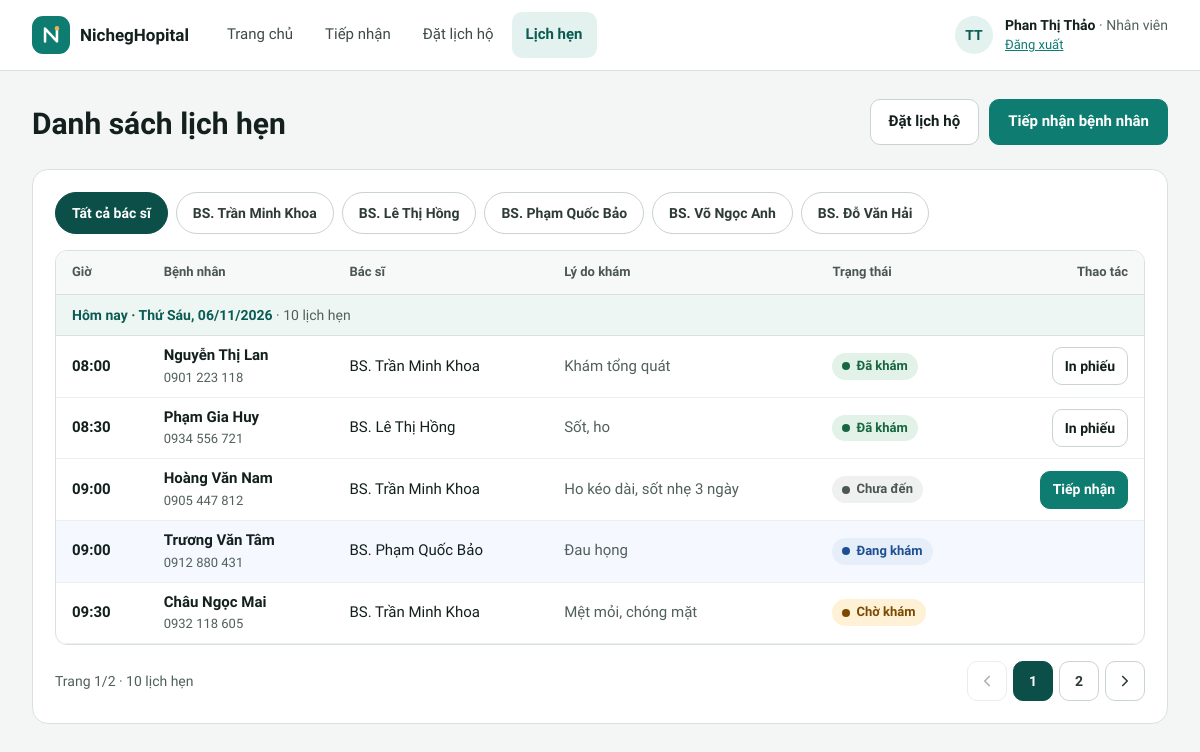
The app's page /nhan-vien/lich-hen.php (signed in) with its own data.
### tables this page shows
CREATE TABLE bac_si (
  id            INT UNSIGNED AUTO_INCREMENT PRIMARY KEY,
  ho_ten        VARCHAR(100) NOT NULL,
  chuyen_khoa   VARCHAR(50)  NOT NULL,
  phong         VARCHAR(20)  NOT NULL,
  so_dien_thoai CHAR(10)     NOT NULL,
  email         VARCHAR(100) NULL,
  trinh_do      VARCHAR(100) NULL
);

CREATE TABLE lich_hen (
  id           INT UNSIGNED AUTO_INCREMENT PRIMARY KEY,
  benh_nhan_id INT UNSIGNED NOT NULL,
  bac_si_id    INT UNSIGNED NOT NULL,
  ngay         DATE NOT NULL,
  gio          TIME NOT NULL,
  loai         ENUM('hen_truoc', 'vang_lai') NOT NULL DEFAULT 'hen_truoc' COMMENT 'vang_lai: đến khám không hẹn trước',
  ly_do        VARCHAR(255) NULL,
  trang_thai   ENUM('da_dat', 'cho_kham', 'dang_kham', 'da_kham', 'da_huy') NOT NULL DEFAULT 'da_dat',
  ly_do_huy    VARCHAR(100) NULL,
  dat_boi      ENUM('benh_nhan', 'nhan_vien') NOT NULL DEFAULT 'benh_nhan' COMMENT 'bệnh nhân tự đặt trên web hay nhân viên đặt hộ',
  tao_luc      DATETIME NOT NULL DEFAULT CURRENT_TIMESTAMP,
   
   
   
  giu_cho      TINYINT AS (IF(trang_thai = 'da_huy' OR loai = 'vang_lai', NULL, 1)) STORED,
  UNIQUE KEY uq_khung_gio (bac_si_id, ngay, gio, giu_cho),
  INDEX idx_lh_ngay (ngay, trang_thai),
  INDEX idx_lh_benh_nhan (benh_nhan_id),
  CONSTRAINT fk_lh_benh_nhan FOREIGN KEY (benh_nhan_id) REFERENCES benh_nhan (id),
  CONSTRAINT fk_lh_bac_si FOREIGN KEY (bac_si_id) REFERENCES bac_si (id)
);

CREATE TABLE benh_nhan (
  id            INT UNSIGNED AUTO_INCREMENT PRIMARY KEY,
  ma            VARCHAR(10)  NULL UNIQUE,
  ho_ten        VARCHAR(100) NOT NULL,
  so_dien_thoai CHAR(10)     NOT NULL UNIQUE,
  nam_sinh      SMALLINT UNSIGNED NULL,
  gioi_tinh     ENUM('Nam', 'Nữ') NULL,
  dia_chi       VARCHAR(255) NULL,
  tao_luc       DATETIME NOT NULL DEFAULT CURRENT_TIMESTAMP
);

### includes/tien-ich.php (called while the page is built, shortened)
<?php
function e(mixed $gia_tri): string
{
    return htmlspecialchars((string) ($gia_tri ?? ''), ENT_QUOTES, 'UTF-8');
}
function duong_dan_goc(): string
{
    static $goc = null;
    if ($goc === null) {
        $thu_muc_public = str_replace('\\', '/', (string) realpath(__DIR__ . '/../public'));
        $goc_web = rtrim(str_replace('\\', '/', (string) realpath($_SERVER['DOCUMENT_ROOT'] ?? '')), '/');
        $goc = '';
        if ($goc_web !== '' && str_starts_with($thu_muc_public . '/', $goc_web . '/')) {
            $phan = trim(substr($thu_muc_public, strlen($goc_web)), '/');
            $goc = $phan === '' ? '' : '/' . implode('/', array_map('rawurlencode', explode('/', $phan)));
        }
    }
    return $goc;
}
function url(string $trang, array $tham_so = []): string
{
    $tham_so = array_filter($tham_so, fn($v) => $v !== null && $v !== '');
    $chuoi = $tham_so ? '?' . http_build_query($tham_so, '', '&', PHP_QUERY_RFC3986) : '';
    return duong_dan_goc() . '/' . ltrim($trang, '/') . $chuoi;
}
function chi_so(string $chuoi): string
{
    return preg_replace('/\D+/', '', $chuoi);
}
function dinh_dang_sdt(?string $sdt): string
{
    $so = chi_so((string) $sdt);
    return strlen($so) === 10 ? substr($so, 0, 4) . ' ' . substr($so, 4, 3) . ' ' . substr($so, 7) : (string) $sdt;
}
function chu_cai_dau(string $ho_ten): string
{
    $tu = array_slice(preg_split('/\s+/u', trim($ho_ten)) ?: [], -2);
    return mb_strtoupper(implode('', array_map(fn($t) => mb_substr($t, 0, 1), $tu)));
}
function ten_bac_si(string $ho_ten): string
{
    return 'BS. ' . $ho_ten;
}
function hom_nay(): string
{
    return date('Y-m-d');
}
function ten_thu(string $ngay): string
{
    return THU_TRONG_TUAN[(int) date('N', strtotime($ngay))];
}
function ngay_vn(string $ngay): string
{
    return date('d/m/Y', strtotime($ngay));
}
function gio_ngan(string $gio): string
{
    return substr($gio, 0, 5);
}
function thu_ngay(string $ngay): string
{
    return ten_thu($ngay) . ', ' . ngay_vn($ngay);
}

### includes/xac-thuc.php (called while the page is built, shortened)
<?php
function nguoi_dung(): ?array
{
    return $_SESSION['nguoi_dung'] ?? null;
}

### includes/csdl.php (called while the page is built, shortened)
<?php
function csdl(): PDO
{
    static $pdo = null;
    if ($pdo === null) {
        $dsn = sprintf('mysql:host=%s;port=%d;dbname=%s;charset=utf8mb4', CSDL_MAY_CHU, CSDL_CONG, CSDL_TEN);
        try {
            $pdo = new PDO($dsn, CSDL_NGUOI_DUNG, CSDL_MAT_KHAU, [
                PDO::ATTR_ERRMODE => PDO::ERRMODE_EXCEPTION,
                PDO::ATTR_DEFAULT_FETCH_MODE => PDO::FETCH_ASSOC,
                PDO::ATTR_EMULATE_PREPARES => false,
            ]);
            $pdo->exec("SET time_zone = '+07:00'");
        } catch (PDOException $loi) {
            http_response_code(500);
            exit('Không kết nối được cơ sở dữ liệu. Hãy kiểm tra MySQL đã chạy và đã chạy lệnh "php database/cai-dat.php" (xem README.md). Chi tiết: '
                . htmlspecialchars($loi->getMessage()));
        }
    }
    return $pdo;
}
function truy_van(string $sql, array $tham_so = []): PDOStatement
{
    $lenh = csdl()->prepare($sql);
    $lenh->execute($tham_so);
    return $lenh;
}
function nhieu_dong(string $sql, array $tham_so = []): array
{
    return truy_van($sql, $tham_so)->fetchAll();
}

### public/nhan-vien/lich-hen.php (the view, shortened to what this page needs)
<?php
$loc = (int) ($_GET['bs'] ?? 0);
$hom_nay = hom_nay();
$ds_bac_si = nhieu_dong('SELECT id, ho_ten FROM bac_si ORDER BY id');
$ds = nhieu_dong(
    "SELECT lh.*, bn.ho_ten, bn.so_dien_thoai, bs.ho_ten AS bac_si,
            (SELECT ba.id FROM benh_an ba WHERE ba.lich_hen_id = lh.id) AS benh_an_id
     FROM lich_hen lh JOIN benh_nhan bn ON bn.id = lh.benh_nhan_id JOIN bac_si bs ON bs.id = lh.bac_si_id
     WHERE lh.ngay >= ? AND (? = 0 OR lh.bac_si_id = ?)
     ORDER BY lh.ngay, lh.gio, lh.id",
    [$hom_nay, $loc, $loc]
);
$so_lich_moi_ngay = array_count_values(array_column($ds, 'ngay'));
function nhan_ngay(string $ngay): string
{
    if ($ngay === hom_nay()) {
        return 'Hôm nay · ' . thu_ngay($ngay);
    }
    return thu_ngay($ngay);
}
mo_trang('Danh sách lịch hẹn', 'nv', 'today');
?>
<main class="pg">
  <div class="head-row">
    <div class="pg-head">
      <h1>Danh sách lịch hẹn</h1>
    </div>
    <div class="row" style="gap:10px">
      <a class="btn" href="<?= e(url('nhan-vien/dat-lich.php')) ?>">Đặt lịch hộ</a>
      <a class="btn pri" href="<?= e(url('nhan-vien/tiep-nhan.php')) ?>">Tiếp nhận bệnh nhân</a>
    </div>
  </div>
  <section class="card p22 stack g16">
    <div class="chips" role="group" aria-label="Lọc theo bác sĩ">
      <a class="chip<?= $loc === 0 ? ' on' : '' ?>" href="<?= e(url('nhan-vien/lich-hen.php')) ?>"<?= $loc === 0 ? ' aria-current="true"' : '' ?>>Tất cả bác sĩ</a>
      <?php foreach ($ds_bac_si as $bs): ?>
        <a class="chip<?= $loc === $bs['id'] ? ' on' : '' ?>" href="<?= e(url('nhan-vien/lich-hen.php', ['bs' => $bs['id']])) ?>"<?= $loc === $bs['id'] ? ' aria-current="true"' : '' ?>><?= e(ten_bac_si($bs['ho_ten'])) ?></a>
      <?php endforeach; ?>
    </div>
    <?php if ($ds): ?>
      <div class="tbl-box">
        <table class="bang-gon" style="min-width:900px">
          <thead><tr><th>Giờ</th><th>Bệnh nhân</th><th>Bác sĩ</th><th>Lý do khám</th><th>Trạng thái</th><th class="t-right">Thao tác</th></tr></thead>
          <tbody data-phan-trang="phan-trang">
            <?php $ngay_dang_in = null; foreach ($ds as $lh): $la_hom_nay = $lh['ngay'] === $hom_nay; ?>
              <?php if ($lh['ngay'] !== $ngay_dang_in): $ngay_dang_in = $lh['ngay']; ?>
                <tr class="nhom-ngay"><th colspan="6" scope="colgroup"><?= e(nhan_ngay($lh['ngay'])) ?> <span>· <?= $so_lich_moi_ngay[$lh['ngay']] ?> lịch hẹn</span></th></tr>
              <?php endif; ?>
              <tr<?= $lh['trang_thai'] === 'dang_kham' ? ' class="row-now"' : '' ?>>
                <td class="num">
                  <div class="stack" style="gap:2px"><span class="strong"><?= e(gio_ngan($lh['gio'])) ?></span>
                    <?php if ($lh['loai'] === 'vang_lai'): ?><span class="muted" style="font-size:12px">Không hẹn trước</span>
                    <?php elseif ($lh['dat_boi'] === 'nhan_vien'): ?><span class="muted" style="font-size:12px">Nhân viên đặt hộ</span><?php endif; ?></div>
                </td>
                <td><div class="stack" style="gap:2px"><span class="strong"><?= e($lh['ho_ten']) ?></span><span class="muted" style="font-size:13px"><?= e(dinh_dang_sdt($lh['so_dien_thoai'])) ?></span></div></td>
                <td><?= e(ten_bac_si($lh['bac_si'])) ?></td>
                <td class="muted"><?= e($lh['ly_do']) ?></td>
                <td><?= nhan_trang_thai($lh['trang_thai']) ?></td>
                <td class="t-right">
                  <?php $con_doi = $lh['trang_thai'] === 'da_dat' && strtotime($lh['ngay'] . ' ' . $lh['gio']) > time(); ?>
                  <?php if ($la_hom_nay && $lh['trang_thai'] === 'da_dat'): ?>
                    <a class="btn sm pri" href="<?= e(url('nhan-vien/tiep-nhan.php', ['id' => $lh['id']])) ?>">Tiếp nhận</a>
                  <?php endif; ?>
                  <?php if ($con_doi): ?>
                    <a class="btn sm" href="<?= e(url('benh-nhan/chon-bac-si.php', ['doi' => $lh['id'], 'bn' => $lh['benh_nhan_id']])) ?>">Đổi</a>
                    <a class="btn sm red" href="<?= e(url('benh-nhan/huy-lich.php', ['id' => $lh['id'], 'bn' => $lh['benh_nhan_id']])) ?>">Hủy</a>
                  <?php elseif ($lh['trang_thai'] === 'da_kham' && $lh['benh_an_id']): ?>
                    <a class="btn sm" href="<?= e(url('in-phieu.php', ['id' => $lh['benh_an_id']])) ?>" data-in>In phiếu</a>
                  <?php endif; ?>
                </td>
              </tr>
            <?php endforeach; ?>
          </tbody>
        </table>
      </div>
      <nav class="phan-trang" id="phan-trang" aria-label="Chuyển trang danh sách lịch hẹn" hidden></nav>
    <?php else: ?>
      <p class="empty-row">Chưa có lịch hẹn nào từ hôm nay trở đi<?= $loc ? ' của bác sĩ này' : '' ?>.</p>
    <?php endif; ?>
  </section>
</main>
<?php dong_trang(); ?>

### includes/giao-dien.php (shortened to what this page needs)
<?php
function logo(string $mau = '#FFFFFF', int $co = 22): string
{
    return '<svg width="' . $co . '" height="' . $co . '" viewBox="0 0 24 24" fill="none" aria-hidden="true">'
        . '<path d="M5.5 19V5l13 14V5" stroke="' . $mau . '" stroke-width="2.8" stroke-linecap="round" stroke-linejoin="round"></path>'
        . '<circle cx="18.5" cy="4.6" r="2.4" fill="#F2B154"></circle></svg>';
}
function nhan_trang_thai(string $trang_thai): string
{
    return '<span class="pill st-' . e($trang_thai) . '"><span class="dotc"></span>' . e(TRANG_THAI_LICH_HEN[$trang_thai] ?? $trang_thai) . '</span>';
}
function mo_trang(string $tieu_de, string $khu = '', string $muc = ''): void
{
    ?><!doctype html>
<html lang="vi">
<head>
<link rel="stylesheet" href="<?= e(url('assets/app.css')) ?>">
</head>
<body class="<?= e($khu) ?>">
<?php
    if (isset(MENU_NHAN_VIEN[$khu])) {
        thanh_dieu_huong_nv($khu, $muc);
    } elseif ($khu === 'bn') {
        thanh_dieu_huong_bn($muc);
    }
}
function dong_trang(string $script = ''): void
{
    echo '<script src="', e(url('assets/app.js')), '"></script>', $script, "\n</body>\n</html>\n";
}
function o_nguoi_dung(): string
{
    $nguoi_dung = nguoi_dung();
    $vai_tro = $nguoi_dung['vai_tro'] === 'BN' ? '' : ' <span class="urole">· ' . e(VAI_TRO[$nguoi_dung['vai_tro']]) . '</span>';
    return '<div class="user"><span class="avatar">' . e(chu_cai_dau($nguoi_dung['ho_ten'])) . '</span>'
        . '<span class="user-txt"><span class="uname">' . e($nguoi_dung['ho_ten']) . $vai_tro . '</span>'
        . '<a href="' . e(url('dang-xuat.php')) . '">Đăng xuất</a></span></div>';
}
function thanh_dieu_huong_nv(string $khu, string $muc): void
{
    $cac_muc = MENU_NHAN_VIEN[$khu];
    ?>
<header class="topbar no-print">
  <div class="topbar-in">
    <a class="brand" href="<?= e(url(reset($cac_muc)[1])) ?>"><span class="brand-mark"><?= logo() ?></span><strong><?= e(TEN_PHONG_KHAM) ?></strong></a>
    <nav class="nav" aria-label="<?= e('Chức năng ' . mb_strtolower(VAI_TRO[strtoupper($khu)])) ?>">
      <?php foreach ($cac_muc as $ma => [$nhan, $trang]): ?>
        <a href="<?= e(url($trang)) ?>"<?= $ma === $muc ? ' aria-current="page"' : '' ?>><?= e($nhan) ?></a>
      <?php endforeach; ?>
    </nav>
    <?= o_nguoi_dung() ?>
  </div>
</header>
<?php
}
    ?>

### records on screen
bac_si: ho_ten "BS. Trần Minh Khoa"
bac_si: ho_ten "BS. Lê Thị Hồng"
bac_si: ho_ten "BS. Phạm Quốc Bảo"
bac_si: ho_ten "BS. Võ Ngọc Anh"
bac_si: ho_ten "BS. Đỗ Văn Hải"
lich_hen: ngay "Hôm nay · Thứ Sáu, 06/11/2026", ngay "10", gio "08:00", benh_nhan.ho_ten "Nguyễn Thị Lan", benh_nhan.so_dien_thoai "0901 223 118", bac_si.ho_ten "BS. Trần Minh Khoa", ly_do "Khám tổng quát", trang_thai "Đã khám"
lich_hen: gio "08:30", benh_nhan.ho_ten "Phạm Gia Huy", benh_nhan.so_dien_thoai "0934 556 721", bac_si.ho_ten "BS. Lê Thị Hồng", ly_do "Sốt, ho", trang_thai "Đã khám"
lich_hen: gio "09:00", benh_nhan.ho_ten "Hoàng Văn Nam", benh_nhan.so_dien_thoai "0905 447 812", bac_si.ho_ten "BS. Trần Minh Khoa", ly_do "Ho kéo dài, sốt nhẹ 3 ngày", trang_thai "Chưa đến"
lich_hen: gio "09:00", benh_nhan.ho_ten "Trương Văn Tâm", benh_nhan.so_dien_thoai "0912 880 431", bac_si.ho_ten "BS. Phạm Quốc Bảo", ly_do "Đau họng", trang_thai "Đang khám"
lich_hen: gio "09:30", benh_nhan.ho_ten "Châu Ngọc Mai", benh_nhan.so_dien_thoai "0932 118 605", bac_si.ho_ten "BS. Trần Minh Khoa", ly_do "Mệt mỏi, chóng mặt", trang_thai "Chờ khám"

### other values on screen
TEN_PHONG_KHAM "NichegHopital"
$nhan "Trang chủ"
$nhan "Tiếp nhận"
$nhan "Đặt lịch hộ"
$nhan "Lịch hẹn"
chu_cai_dau($nguoi_dung['ho_ten']) "TT"
$nguoi_dung['ho_ten'] "Phan Thị Thảo"
VAI_TRO[$nguoi_dung['vai_tro']] "Nhân viên"
